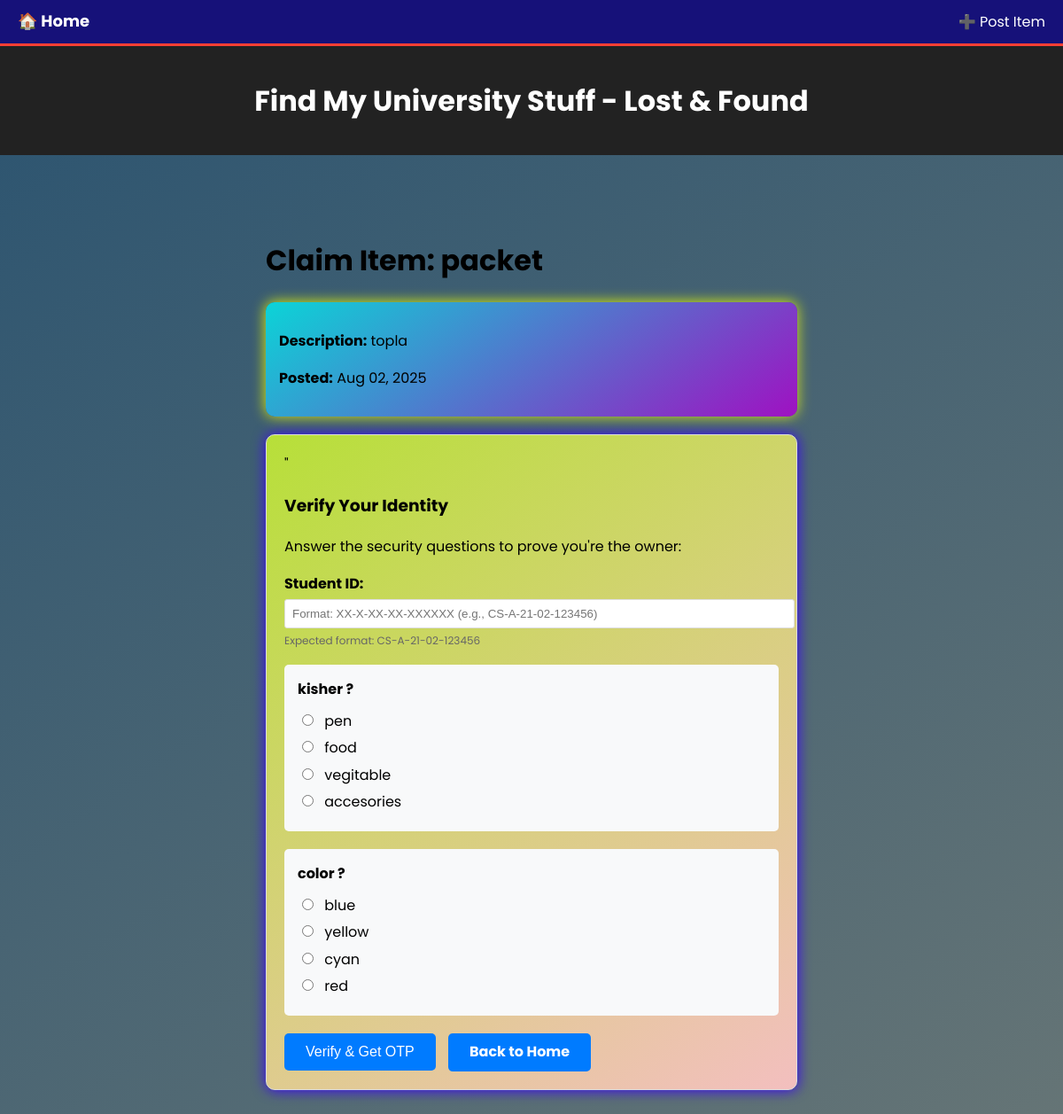
Page /claim_item/7/ on the committed database.
### LostFound/models.py (models this page shows, shortened)
class LostItem(models.Model):
    item_name = models.CharField(max_length=100)
    description = models.TextField(blank=True)
    date_registered = models.DateTimeField(auto_now_add=True)
    mcq_1_question = models.CharField(max_length=200, blank=True)
    mcq_1_answer_correct = models.CharField(max_length=100, blank=True)
    mcq_1_answer_incorrect_1 = models.CharField(max_length=100, blank=True)
    mcq_1_answer_incorrect_2 = models.CharField(max_length=100, blank=True)
    mcq_1_answer_incorrect_3 = models.CharField(max_length=100, blank=True)
    mcq_2_question = models.CharField(max_length=200, blank=True)
    mcq_2_answer_correct = models.CharField(max_length=100, blank=True)
    mcq_2_answer_incorrect_1 = models.CharField(max_length=100, blank=True)
    mcq_2_answer_incorrect_2 = models.CharField(max_length=100, blank=True)
    mcq_2_answer_incorrect_3 = models.CharField(max_length=100, blank=True)
    status = models.CharField(max_length=20, choices=[('Unclaimed', 'Unclaimed'), ('Claimed', 'Claimed'),('Resolved', 'Resolved')], default='Unclaimed')
    claim_code = models.CharField(max_length=6, blank=True,null=True)

### LostFound/views.py (the view)
# urls.py: path('claim_item/<int:item_id>/', views.claim_item, name='claim_item'),
def claim_item(request, item_id):
    item = get_object_or_404(LostItem, id=item_id)
    mcq_1_options = shuffle_options(item.mcq_1_answer_correct,
                                   item.mcq_1_answer_incorrect_1,
                                   item.mcq_1_answer_incorrect_2,
                                   item.mcq_1_answer_incorrect_3)
    mcq_2_options = shuffle_options(item.mcq_2_answer_correct,
                                   item.mcq_2_answer_incorrect_1,
                                   item.mcq_2_answer_incorrect_2,
                                   item.mcq_2_answer_incorrect_3)
    return render(request, 'claim_item.html', {
        'item': item,
        'mcq_1': {
            'question': item.mcq_1_question,
            'options': mcq_1_options
        },
        'mcq_2': {
            'question': item.mcq_2_question,
            'options': mcq_2_options
        }
    })

### LostFound/utils.py (called while the page is built)
def shuffle_options(correct, wrong_1, wrong_2, wrong_3):
    options = [correct, wrong_1, wrong_2, wrong_3]
    random.shuffle(options)
    return options

### templates/claim_item.html (shortened to what this page needs)
{% extends "base.html" %}
{% load static %}
{% block content %}
<div style="max-width: 600px; margin: 0 auto; padding: 20px;">
    <h1>Claim Item: {{ item.item_name }}</h1>
    <div style="
    background: linear-gradient(145deg, #0bd4d7ff, #9f11c2ff);
    padding: 15px;
    border-radius: 10px;
    margin-bottom: 20px;
    box-shadow: 4px 4px 10px rgba(45, 26, 217, 0.1),
                -0px -0px 15px rgba(229, 250, 5, 1);
    transition: transform 0.2s ease, box-shadow 0.2s ease;">
    <p><strong>Description:</strong> {{ item.description|default:"No description provided" }}</p>
    <p><strong>Posted:</strong> {{ item.date_registered|date:"M d, Y" }}</p>
</div>
    <div id="verification-form" style=" border: 1px solid #ddd;background: linear-gradient(145deg, #d4fe2bce, #f3bfbfff);
    padding: 20px;
    border-radius: 10px;
    margin-bottom: 20px;
    box-shadow: 4px 4px 10px rgba(45, 26, 217, 0.1),
                -0px -0px 15px rgba(62, 5, 250, 1); ">
    "
        <h3>Verify Your Identity</h3>
        <p>Answer the security questions to prove you're the owner:</p>
        <form id="claimForm">
            <div style="margin-bottom: 15px;">
                <label style="display: block; margin-bottom: 5px; font-weight: bold;">Student ID:</label>
                <input type="text" id="student_id" required style="width: 100%; padding: 8px; border: 1px solid #ddd; border-radius: 3px;" placeholder="Format: XX-X-XX-XX-XXXXXX (e.g., CS-A-21-02-123456)" pattern="[A-Za-z]{2}-[A-Za-z]-\d{2}-\d{2}-\d{6}" title="Please enter a valid student ID in format: XX-X-XX-XX-XXXXXX">
                <small style="color: #666; font-size: 12px;">Expected format: CS-A-21-02-123456</small>
            </div>
            <div style="margin-bottom: 20px; background: #f8f9fa; padding: 15px; border-radius: 5px;">
                <label style="display: block; margin-bottom: 10px; font-weight: bold;">{{ mcq_1.question }}</label>
                {% for option in mcq_1.options %}
                <div style="margin-bottom: 5px;">
                    <input type="radio" name="answer_1" value="{{ option }}" id="q1_{{ forloop.counter }}" required>
                    <label for="q1_{{ forloop.counter }}" style="margin-left: 5px;">{{ option }}</label>
                </div>
                {% endfor %}
            </div>
            <div style="margin-bottom: 20px; background: #f8f9fa; padding: 15px; border-radius: 5px;">
                <label style="display: block; margin-bottom: 10px; font-weight: bold;">{{ mcq_2.question }}</label>
                {% for option in mcq_2.options %}
                <div style="margin-bottom: 5px;">
                    <input type="radio" name="answer_2" value="{{ option }}" id="q2_{{ forloop.counter }}" required>
                    <label for="q2_{{ forloop.counter }}" style="margin-left: 5px;">{{ option }}</label>
                </div>
                {% endfor %}
            </div>
            <button type="submit" style="background: #007bff; color: white; padding: 12px 24px; border: none; border-radius: 5px; cursor: pointer; font-size: 16px;">Verify & Get OTP</button>
            <a href="{% url 'home' %}" class="btn btn-primary" style="margin-left: 10px; background: #007bff; color: white; padding: 8.5px 24px; border: none; border-radius: 5px; cursor: pointer; font-size: 16px; text-decoration: none;">Back to Home</a>
        </form>
    </div>
</div>
{% endblock %}

### static/css/style.css (style rules this page uses)
body { font-family: 'Poppins', sans-serif; margin: 0; padding: 0; background: linear-gradient(145deg,rgb(42, 83, 112), rgb(102, 117, 118) ); line-height: 1.6; }
.btn { display: inline-block; padding: 10px 20px; text-decoration: none; border-radius: 5px; font-weight: bold; cursor: pointer; border: none; font-size: 14px; }
.btn-primary { background: #0077cc; color: #fff; }

### rows in the picture
LostItem: item_name "packet", description "topla", date_registered "Aug 02, 2025", question "kisher ?", options "pen" "food" "vegitable" "accesories", question "color ?", options "blue" "yellow" "cyan" "red"
